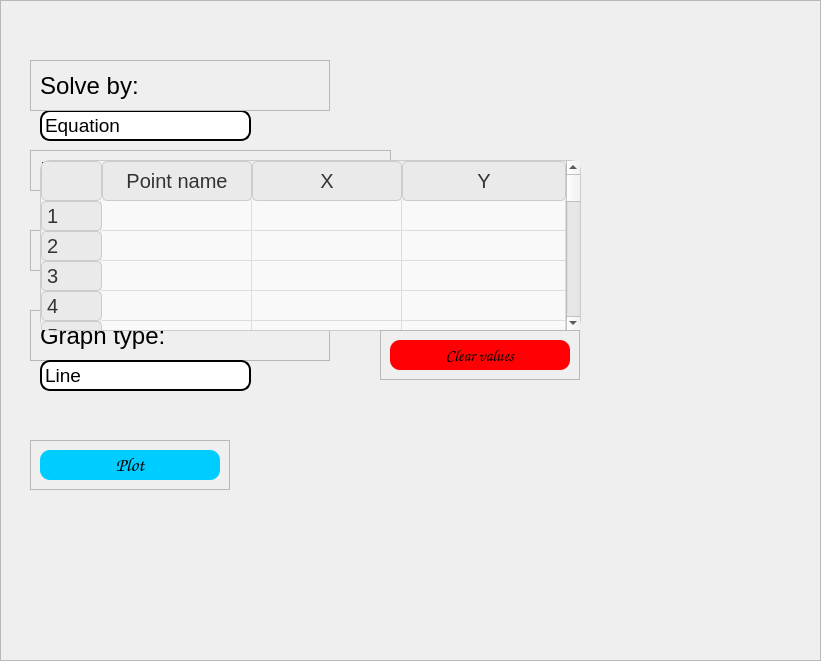
   <widget class="QFrame" name="graph_plotting_plot_window">
    <property name="enabled">
     <bool>true</bool>
    </property>
    <property name="geometry">
     <rect>
      <x>0</x>
      <y>0</y>
      <width>821</width>
      <height>661</height>
     </rect>
    </property>
    <property name="toolTip">
     <string/>
    </property>
    <property name="frameShape">
     <enum>QFrame::StyledPanel</enum>
    </property>
    <property name="frameShadow">
     <enum>QFrame::Raised</enum>
    </property>
    <widget class="QFrame" name="graph_equation_solver_frame">
     <property name="geometry">
      <rect>
       <x>30</x>
       <y>150</y>
       <width>361</width>
       <height>41</height>
      </rect>
     </property>
     <property name="minimumSize">
      <size>
       <width>300</width>
       <height>0</height>
      </size>
     </property>
     <property name="maximumSize">
      <size>
       <width>16777215</width>
       <height>100</height>
      </size>
     </property>
     <property name="font">
      <font>
       <family>Arial</family>
      </font>
     </property>
     <property name="frameShape">
      <enum>QFrame::StyledPanel</enum>
     </property>
     <property name="frameShadow">
      <enum>QFrame::Raised</enum>
     </property>
     <layout class="QVBoxLayout" name="verticalLayout_14">
      <item>
       <widget class="QLabel" name="graph_equation_solver_input_label">
        <property name="minimumSize">
         <size>
          <width>30</width>
          <height>0</height>
         </size>
        </property>
        <property name="maximumSize">
         <size>
          <width>300</width>
          <height>50</height>
         </size>
        </property>
        <property name="font">
         <font>
          <family>Arial</family>
          <pointsize>18</pointsize>
          <weight>50</weight>
          <bold>false</bold>
         </font>
        </property>
        <property name="styleSheet">
         <string notr="true"/>
        </property>
        <property name="text">
         <string>Enter an equation:</string>
        </property>
       </widget>
      </item>
     </layout>
    </widget>
    <widget class="QFrame" name="graph_solve_button_frame">
     <property name="geometry">
      <rect>
       <x>30</x>
       <y>440</y>
       <width>200</width>
       <height>50</height>
      </rect>
     </property>
     <property name="sizePolicy">
      <sizepolicy hsizetype="Preferred" vsizetype="Preferred">
       <horstretch>0</horstretch>
       <verstretch>0</verstretch>
      </sizepolicy>
     </property>
     <property name="minimumSize">
      <size>
       <width>200</width>
       <height>0</height>
      </size>
     </property>
     <property name="maximumSize">
      <size>
       <width>200</width>
       <height>50</height>
      </size>
     </property>
     <property name="frameShape">
      <enum>QFrame::StyledPanel</enum>
     </property>
     <property name="frameShadow">
      <enum>QFrame::Raised</enum>
     </property>
     <layout class="QVBoxLayout" name="verticalLayout_16">
      <item>
       <widget class="QPushButton" name="graph_solve_button">
        <property name="maximumSize">
         <size>
          <width>300</width>
          <height>35</height>
         </size>
        </property>
        <property name="font">
         <font>
          <family>Comic Sans MS</family>
          <pointsize>14</pointsize>
          <weight>50</weight>
          <italic>false</italic>
          <bold>false</bold>
         </font>
        </property>
        <property name="cursor">
         <cursorShape>PointingHandCursor</cursorShape>
        </property>
        <property name="styleSheet">
         <string notr="true">QPushButton {
	border-radius: 10px;
	background: rgb(0, 205, 255);
}

QPushButton:pressed {
	background:rgb(0, 203, 14);
	
}</string>
        </property>
        <property name="text">
         <string>Plot</string>
        </property>
       </widget>
      </item>
     </layout>
    </widget>
    <widget class="QLineEdit" name="graph_equation_solver_input">
     <property name="geometry">
      <rect>
       <x>40</x>
       <y>190</y>
       <width>451</width>
       <height>31</height>
      </rect>
     </property>
     <property name="font">
      <font>
       <family>Arial</family>
       <pointsize>14</pointsize>
       <weight>50</weight>
       <bold>false</bold>
      </font>
     </property>
     <property name="styleSheet">
      <string notr="true">QLineEdit {
	border-radius: 10px;
	border: 2px solid white;
}

QLineEdit:focus {
	border-radius: 10px;
	border: 2px solid rgb(0, 205, 255);
}</string>
     </property>
     <property name="alignment">
      <set>Qt::AlignLeading|Qt::AlignLeft|Qt::AlignTop</set>
     </property>
    </widget>
    <widget class="QLineEdit" name="graph_equation_solver_input_2">
     <property name="geometry">
      <rect>
       <x>40</x>
       <y>270</y>
       <width>451</width>
       <height>31</height>
      </rect>
     </property>
     <property name="font">
      <font>
       <family>Arial</family>
       <pointsize>14</pointsize>
       <weight>50</weight>
       <bold>false</bold>
      </font>
     </property>
     <property name="styleSheet">
      <string notr="true">QLineEdit {
	border-radius: 10px;
	border: 2px solid white;
}

QLineEdit:focus {
	border-radius: 10px;
	border: 2px solid rgb(0, 205, 255);
}</string>
     </property>
     <property name="alignment">
      <set>Qt::AlignLeading|Qt::AlignLeft|Qt::AlignTop</set>
     </property>
    </widget>
    <widget class="QFrame" name="graph_equation_solver_frame_2">
     <property name="geometry">
      <rect>
       <x>30</x>
       <y>230</y>
       <width>361</width>
       <height>41</height>
      </rect>
     </property>
     <property name="minimumSize">
      <size>
       <width>300</width>
       <height>0</height>
      </size>
     </property>
     <property name="maximumSize">
      <size>
       <width>16777215</width>
       <height>100</height>
      </size>
     </property>
     <property name="font">
      <font>
       <family>Arial</family>
      </font>
     </property>
     <property name="frameShape">
      <enum>QFrame::StyledPanel</enum>
     </property>
     <property name="frameShadow">
      <enum>QFrame::Raised</enum>
     </property>
     <layout class="QVBoxLayout" name="verticalLayout_17">
      <item>
       <widget class="QLabel" name="graph_equation_solver_input_label_2">
        <property name="maximumSize">
         <size>
          <width>200</width>
          <height>50</height>
         </size>
        </property>
        <property name="font">
         <font>
          <family>Arial</family>
          <pointsize>18</pointsize>
          <weight>50</weight>
          <bold>false</bold>
         </font>
        </property>
        <property name="styleSheet">
         <string notr="true"/>
        </property>
        <property name="text">
         <string>Graph name:</string>
        </property>
       </widget>
      </item>
     </layout>
    </widget>
    <widget class="QFrame" name="graph_frame_shape_type_choose">
     <property name="geometry">
      <rect>
       <x>30</x>
       <y>310</y>
       <width>300</width>
       <height>51</height>
      </rect>
     </property>
     <property name="minimumSize">
      <size>
       <width>300</width>
       <height>0</height>
      </size>
     </property>
     <property name="maximumSize">
      <size>
       <width>16777215</width>
       <height>100</height>
      </size>
     </property>
     <property name="font">
      <font>
       <family>Arial</family>
      </font>
     </property>
     <property name="frameShape">
      <enum>QFrame::StyledPanel</enum>
     </property>
     <property name="frameShadow">
      <enum>QFrame::Raised</enum>
     </property>
     <layout class="QVBoxLayout" name="verticalLayout_18">
      <item>
       <widget class="QLabel" name="graph_frame_shape_type_label">
        <property name="maximumSize">
         <size>
          <width>200</width>
          <height>50</height>
         </size>
        </property>
        <property name="font">
         <font>
          <family>Arial</family>
          <pointsize>18</pointsize>
          <weight>50</weight>
          <bold>false</bold>
         </font>
        </property>
        <property name="styleSheet">
         <string notr="true"/>
        </property>
        <property name="text">
         <string>Graph type:</string>
        </property>
       </widget>
      </item>
     </layout>
    </widget>
    <widget class="QComboBox" name="graph_shape_type_choose">
     <property name="geometry">
      <rect>
       <x>40</x>
       <y>360</y>
       <width>211</width>
       <height>31</height>
      </rect>
     </property>
     <property name="font">
      <font>
       <pointsize>14</pointsize>
      </font>
     </property>
     <property name="styleSheet">
      <string notr="true">QComboBox {
	border-radius: 10px;
	border: 2px solid black;
}

QComboBox::drop-down {
    width: 27px;
    height: 27px;
    border: 0px;
}

QComboBox::down-arrow {
    image: url(&quot;C:/Users/PC/Desktop/PythonProjects/MathLab/logic/uis/design/arrow-down.png&quot;);
	width: 16px;
	height: 16px;
}

QComboBox:focus {
	border-radius: 10px;
	border: 2px solid rgb(255, 166, 23);
}

QComboBox QAbstractItemView {
    selection-background-color: #75a7ff;
    selection-color: white;
    border: 1px solid black;
}

QComboBox QAbstractItemView::item:hover {
    background-color: #75a7ff;
    color: black;
}</string>
     </property>
     <item>
      <property name="text">
       <string>Line</string>
      </property>
     </item>
     <item>
      <property name="text">
       <string>Points</string>
      </property>
     </item>
    </widget>
    <widget class="QComboBox" name="graph_solve_type_choose">
     <property name="geometry">
      <rect>
       <x>40</x>
       <y>110</y>
       <width>211</width>
       <height>31</height>
      </rect>
     </property>
     <property name="font">
      <font>
       <pointsize>14</pointsize>
      </font>
     </property>
     <property name="styleSheet">
      <string notr="true">QComboBox {
	border-radius: 10px;
	border: 2px solid black;
}

QComboBox::drop-down {
    width: 27px;
    height: 27px;
    border: 0px;
}

QComboBox::down-arrow {
    image: url(&quot;C:/Users/PC/Desktop/PythonProjects/MathLab/logic/uis/design/arrow-down.png&quot;);
	width: 16px;
	height: 16px;
}

QComboBox:focus {
	border-radius: 10px;
	border: 2px solid rgb(255, 166, 23);
}

QComboBox QAbstractItemView {
    selection-background-color: #75a7ff;
    selection-color: white;
    border: 1px solid black;
}

QComboBox QAbstractItemView::item:hover {
    background-color: #75a7ff;
    color: black;
}</string>
     </property>
     <item>
      <property name="text">
       <string>Equation</string>
      </property>
     </item>
     <item>
      <property name="text">
       <string>X and Y values</string>
      </property>
     </item>
    </widget>
    <widget class="QFrame" name="graph_frame_solve_type_choose">
     <property name="geometry">
      <rect>
       <x>30</x>
       <y>60</y>
       <width>300</width>
       <height>51</height>
      </rect>
     </property>
     <property name="minimumSize">
      <size>
       <width>300</width>
       <height>0</height>
      </size>
     </property>
     <property name="maximumSize">
      <size>
       <width>16777215</width>
       <height>100</height>
      </size>
     </property>
     <property name="font">
      <font>
       <family>Arial</family>
      </font>
     </property>
     <property name="frameShape">
      <enum>QFrame::StyledPanel</enum>
     </property>
     <property name="frameShadow">
      <enum>QFrame::Raised</enum>
     </property>
     <layout class="QVBoxLayout" name="verticalLayout_19">
      <item>
       <widget class="QLabel" name="graph_frame_solve_type_label">
        <property name="maximumSize">
         <size>
          <width>200</width>
          <height>50</height>
         </size>
        </property>
        <property name="font">
         <font>
          <family>Arial</family>
          <pointsize>18</pointsize>
          <weight>50</weight>
          <bold>false</bold>
         </font>
        </property>
        <property name="styleSheet">
         <string notr="true"/>
        </property>
        <property name="text">
         <string>Solve by:</string>
        </property>
       </widget>
      </item>
     </layout>
    </widget>
    <widget class="QTableWidget" name="graph_table_input_points">
     <property name="geometry">
      <rect>
       <x>40</x>
       <y>160</y>
       <width>541</width>
       <height>171</height>
      </rect>
     </property>
     <property name="font">
      <font>
       <pointsize>15</pointsize>
       <weight>50</weight>
       <bold>false</bold>
      </font>
     </property>
     <property name="styleSheet">
      <string notr="true">QTableView {
    border: 1px solid #ccc;
    border-radius: 10px;
    background-color: #f9f9f9;
    gridline-color: #ddd;
}

QTableView::item {
    border: none;
    padding: 5px;
}

QTableView::item:selected {
    background-color: #75a7ff;
    color: white;
    border-radius: 5px;
}

QHeaderView::section {
    background-color: #eaeaea;
    color: #333;
    padding: 5px;
    border: 1px solid #ccc;
    border-radius: 5px;
}

QTableCornerButton::section {
    background-color: #eaeaea;
    border: 1px solid #ccc;
    border-radius: 5px;
}</string>
     </property>
     <property name="verticalScrollBarPolicy">
      <enum>Qt::ScrollBarAlwaysOn</enum>
     </property>
     <property name="horizontalScrollBarPolicy">
      <enum>Qt::ScrollBarAlwaysOff</enum>
     </property>
     <property name="dragEnabled">
      <bool>false</bool>
     </property>
     <property name="rowCount">
      <number>1000</number>
     </property>
     <attribute name="horizontalHeaderVisible">
      <bool>true</bool>
     </attribute>
     <attribute name="horizontalHeaderCascadingSectionResizes">
      <bool>false</bool>
     </attribute>
     <attribute name="horizontalHeaderDefaultSectionSize">
      <number>150</number>
     </attribute>
     <attribute name="horizontalHeaderMinimumSectionSize">
      <number>59</number>
     </attribute>
     <attribute name="horizontalHeaderShowSortIndicator" stdset="0">
      <bool>false</bool>
     </attribute>
     <attribute name="horizontalHeaderStretchLastSection">
      <bool>true</bool>
     </attribute>
     <attribute name="verticalHeaderCascadingSectionResizes">
      <bool>false</bool>
     </attribute>
     <attribute name="verticalHeaderShowSortIndicator" stdset="0">
      <bool>false</bool>
     </attribute>
     <attribute name="verticalHeaderStretchLastSection">
      <bool>false</bool>
     </attribute>
     <row/>
     <row/>
     <row/>
     <row/>
     <row/>
     <row/>
     <row/>
     <row/>
     <row/>
     <row/>
     <row/>
     <row/>
     <row/>
     <row/>
     <row/>
     <row/>
     <row/>
     <row/>
     <row/>
     <row/>
     <row/>
     <row/>
     <row/>
     <row/>
     <row/>
     <row/>
     <row/>
     <row/>
     <row/>
     <row/>
     <row/>
     <row/>
     <row/>
     <row/>
     <row/>
     <row/>
     <row/>
     <row/>
     <row/>
     <row/>
     <row/>
     <row/>
     <row/>
     <row/>
     <row/>
     <row/>
     <row/>
     <row/>
     <row/>
     <row/>
     <row/>
     <row/>
     <row/>
     <row/>
     <row/>
     <row/>
     <row/>
     <row/>
     <row/>
     <row/>
     <row/>
     <row/>
     <row/>
     <row/>
     <row/>
     <row/>
     <row/>
     <row/>
     <row/>
     <row/>
     <row/>
     <row/>
     <row/>
     <row/>
     <row/>
     <row/>
     <row/>
     <row/>
     <row/>
     <row/>
     <row/>
     <row/>
     <row/>
     <row/>
     <row/>
     <row/>
     <row/>
     <row/>
     <row/>
     <row/>
     <row/>
     <row/>
     <row/>
     <row/>
     <row/>
     <row/>
     <row/>
     <row/>
     <row/>
     <row/>
     <row/>
     <row/>
     <row/>
     <row/>
     <row/>
     <row/>
     <row/>
     <row/>
     <row/>
     <row/>
     <row/>
     <row/>
     <row/>
     <row/>
     <row/>
     <row/>
     <row/>
     <row/>
     <row/>
     <row/>
     <row/>
     <row/>
     <row/>
     <row/>
     <row/>
     <row/>
     <row/>
     <row/>
     <row/>
     <row/>
     <row/>
     <row/>
     <row/>
     <row/>
     <row/>
     <row/>
     <row/>
     <row/>
     <row/>
     <row/>
     <row/>
     <row/>
     <row/>
     <row/>
     <row/>
     <row/>
     <row/>
     <row/>
     <row/>
     <row/>
     <row/>
     <row/>
     <row/>
     <row/>
     <row/>
     <row/>
     <row/>
     <row/>
     <row/>
     <row/>
     <row/>
     <row/>
     <row/>
     <row/>
     <row/>
     <row/>
     <row/>
     <row/>
     <row/>
     <row/>
     <row/>
     <row/>
     <row/>
     <row/>
     <row/>
     <row/>
     <row/>
     <row/>
     <row/>
     <row/>
     <row/>
     <row/>
     <row/>
     <row/>
     <row/>
     <row/>
     <row/>
     <row/>
     <row/>
     <row/>
     <row/>
     <row/>
     <row/>
     <row/>
     <row/>
     <row/>
     <row/>
     <row/>
     <row/>
     <row/>
     <row/>
     <row/>
     <row/>
     <row/>
     <row/>
     <row/>
     <row/>
     <row/>
     <row/>
     <row/>
     <row/>
     <row/>
     <row/>
     <row/>
     <row/>
     <row/>
     <row/>
     <row/>
     <row/>
     <row/>
     <row/>
     <row/>
     <row/>
     <row/>
     <row/>
     <row/>
     <row/>
     <row/>
     <row/>
     <row/>
     <row/>
     <row/>
     <row/>
     <row/>
     <row/>
     <row/>
     <row/>
     <row/>
     <row/>
     <row/>
     <row/>
     <row/>
     <row/>
     <row/>
     <row/>
     <row/>
     <row/>
     <row/>
     <row/>
     <row/>
     <row/>
     <row/>
     <row/>
     <row/>
     <row/>
     <row/>
     <row/>
     <row/>
     <row/>
     <row/>
     <row/>
     <row/>
     <row/>
     <row/>
     <row/>
     <row/>
     <row/>
     <row/>
     <row/>
     <row/>
     <row/>
     <row/>
     <row/>
     <row/>
     <row/>
     <row/>
     <row/>
     <row/>
     <row/>
     <row/>
     <row/>
     <row/>
     <row/>
     <row/>
     <row/>
     <row/>
     <row/>
     <row/>
     <row/>
     <row/>
     <row/>
     <row/>
     <row/>
     <row/>
     <row/>
     <row/>
     <row/>
     <row/>
     <row/>
     <row/>
     <row/>
     <row/>
     <row/>
     <row/>
     <row/>
     <row/>
     <row/>
     <row/>
     <row/>
     <row/>
     <row/>
     <row/>
     <row/>
     <row/>
     <row/>
     <row/>
     <row/>
     <row/>
     <row/>
     <row/>
     <row/>
     <row/>
     <row/>
     <row/>
     <row/>
     <row/>
     <row/>
     <row/>
     <row/>
     <row/>
     <row/>
     <row/>
     <row/>
     <row/>
     <row/>
     <row/>
     <row/>
     <row/>
     <row/>
     <row/>
     <row/>
     <row/>
     <row/>
     <row/>
     <row/>
     <row/>
     <row/>
     <row/>
     <row/>
     <row/>
     <row/>
     <row/>
     <row/>
     <row/>
     <row/>
     <row/>
     <row/>
     <row/>
     <row/>
     <row/>
     <row/>
     <row/>
     <row/>
     <row/>
     <row/>
     <row/>
     <row/>
     <row/>
     <row/>
     <row/>
     <row/>
     <row/>
     <row/>
     <row/>
     <row/>
     <row/>
     <row/>
     <row/>
     <row/>
     <row/>
     <row/>
     <row/>
     <row/>
     <row/>
     <row/>
     <row/>
     <row/>
     <row/>
     <row/>
     <row/>
     <row/>
     <row/>
     <row/>
     <row/>
     <row/>
     <row/>
     <row/>
     <row/>
     <row/>
     <row/>
     <row/>
     <row/>
     <row/>
     <row/>
     <row/>
     <row/>
     <row/>
     <row/>
     <row/>
     <row/>
     <row/>
     <row/>
     <row/>
     <row/>
     <row/>
     <row/>
     <row/>
     <row/>
     <row/>
     <row/>
     <row/>
     <row/>
     <row/>
     <row/>
     <row/>
     <row/>
     <row/>
     <row/>
     <row/>
     <row/>
     <row/>
     <row/>
     <row/>
     <row/>
     <row/>
     <row/>
     <row/>
     <row/>
     <row/>
     <row/>
     <row/>
     <row/>
     <row/>
     <row/>
     <row/>
     <row/>
     <row/>
     <row/>
     <row/>
     <row/>
     <row/>
     <row/>
     <row/>
     <row/>
     <row/>
     <row/>
     <row/>
     <row/>
     <row/>
     <row/>
     <row/>
     <row/>
     <row/>
     <row/>
     <row/>
     <row/>
     <row/>
     <row/>
     <row/>
     <row/>
     <row/>
     <row/>
     <row/>
     <row/>
     <row/>
     <row/>
     <row/>
     <row/>
     <row/>
     <row/>
     <row/>
     <row/>
     <row/>
     <row/>
     <row/>
     <row/>
     <row/>
     <row/>
     <row/>
     <row/>
     <row/>
     <row/>
     <row/>
     <row/>
     <row/>
     <row/>
     <row/>
     <row/>
     <row/>
     <row/>
     <row/>
     <row/>
     <row/>
     <row/>
     <row/>
     <row/>
     <row/>
     <row/>
     <row/>
     <row/>
     <row/>
     <row/>
     <row/>
     <row/>
     <row/>
     <row/>
     <row/>
     <row/>
     <row/>
     <row/>
     <row/>
     <row/>
     <row/>
     <row/>
     <row/>
     <row/>
     <row/>
     <row/>
     <row/>
     <row/>
     <row/>
     <row/>
     <row/>
     <row/>
     <row/>
     <row/>
     <row/>
     <row/>
     <row/>
     <row/>
     <row/>
     <row/>
     <row/>
     <row/>
     <row/>
     <row/>
     <row/>
     <row/>
     <row/>
     <row/>
     <row/>
     <row/>
     <row/>
     <row/>
     <row/>
     <row/>
     <row/>
     <row/>
     <row/>
     <row/>
     <row/>
     <row/>
     <row/>
     <row/>
     <row/>
     <row/>
     <row/>
     <row/>
     <row/>
     <row/>
     <row/>
     <row/>
     <row/>
     <row/>
     <row/>
     <row/>
     <row/>
     <row/>
     <row/>
     <row/>
     <row/>
     <row/>
     <row/>
     <row/>
     <row/>
     <row/>
     <row/>
     <row/>
     <row/>
     <row/>
     <row/>
     <row/>
     <row/>
     <row/>
     <row/>
     <row/>
     <row/>
     <row/>
     <row/>
     <row/>
     <row/>
     <row/>
     <row/>
     <row/>
     <row/>
     <row/>
     <row/>
     <row/>
     <row/>
     <row/>
     <row/>
     <row/>
     <row/>
     <row/>
     <row/>
     <row/>
     <row/>
     <row/>
     <row/>
     <row/>
     <row/>
     <row/>
     <row/>
     <row/>
     <row/>
     <row/>
     <row/>
     <row/>
     <row/>
     <row/>
     <row/>
     <row/>
     <row/>
     <row/>
     <row/>
     <row/>
     <row/>
     <row/>
     <row/>
     <row/>
     <row/>
     <row/>
     <row/>
     <row/>
     <row/>
     <row/>
     <row/>
     <row/>
     <row/>
     <row/>
     <row/>
     <row/>
     <row/>
     <row/>
     <row/>
     <row/>
     <row/>
     <row/>
     <row/>
     <row/>
     <row/>
     <row/>
     <row/>
     <row/>
     <row/>
     <row/>
     <row/>
     <row/>
     <row/>
     <row/>
     <row/>
     <row/>
     <row/>
     <row/>
     <row/>
     <row/>
     <row/>
     <row/>
     <row/>
     <row/>
     <row/>
     <row/>
     <row/>
     <row/>
     <row/>
     <row/>
     <row/>
     <row/>
     <row/>
     <row/>
     <row/>
     <row/>
     <row/>
     <row/>
     <row/>
     <row/>
     <row/>
     <row/>
     <row/>
     <row/>
     <row/>
     <row/>
     <row/>
     <row/>
     <row/>
     <row/>
     <row/>
     <row/>
     <row/>
     <row/>
     <row/>
     <row/>
     <row/>
     <row/>
     <row/>
     <row/>
     <row/>
     <row/>
     <row/>
     <row/>
     <row/>
     <row/>
     <row/>
     <row/>
     <row/>
     <row/>
     <row/>
     <row/>
     <row/>
     <row/>
     <row/>
     <row/>
     <row/>
     <row/>
     <row/>
     <row/>
     <row/>
     <row/>
     <row/>
     <row/>
     <row/>
     <row/>
     <row/>
     <row/>
     <row/>
     <row/>
     <row/>
     <row/>
     <row/>
     <row/>
     <row/>
     <row/>
     <row/>
     <row/>
     <row/>
     <row/>
     <row/>
     <row/>
     <row/>
     <row/>
     <row/>
     <row/>
     <row/>
     <row/>
     <row/>
     <row/>
     <row/>
     <row/>
     <row/>
     <row/>
     <row/>
     <row/>
     <row/>
     <row/>
     <row/>
     <row/>
     <row/>
     <row/>
     <row/>
     <row/>
     <row/>
     <row/>
     <row/>
     <row/>
     <row/>
     <row/>
     <row/>
     <row/>
     <row/>
     <row/>
     <row/>
     <row/>
     <row/>
     <row/>
     <row/>
     <row/>
     <row/>
     <row/>
     <row/>
     <row/>
     <row/>
     <row/>
     <row/>
     <row/>
     <row/>
     <row/>
     <row/>
     <row/>
     <row/>
     <row/>
     <row/>
     <row/>
     <row/>
     <row/>
     <row/>
     <row/>
     <row/>
     <row/>
     <row/>
     <row/>
     <row/>
     <row/>
     <row/>
     <row/>
     <row/>
     <row/>
     <row/>
     <row/>
     <row/>
     <row/>
     <row/>
     <row/>
     <row/>
     <row/>
     <row/>
     <row/>
     <row/>
     <row/>
     <row/>
     <row/>
     <row/>
     <row/>
     <row/>
     <row/>
     <row/>
     <row/>
     <row/>
     <row/>
     <row/>
     <row/>
     <row/>
     <row/>
     <row/>
     <row/>
     <row/>
     <row/>
     <row/>
     <row/>
     <row/>
     <row/>
     <row/>
     <row/>
     <row/>
     <row/>
     <row/>
     <row/>
     <row/>
     <row/>
     <row/>
     <row/>
     <row/>
     <row/>
     <row/>
     <row/>
     <row/>
     <row/>
     <row/>
     <row/>
     <row/>
     <row/>
     <row/>
     <row/>
     <row/>
     <row/>
     <row/>
     <row/>
     <row/>
     <row/>
     <row/>
     <row/>
     <row/>
     <row/>
     <row/>
     <row/>
     <row/>
     <row/>
     <row/>
     <row/>
     <row/>
     <row/>
     <row/>
     <row/>
     <row/>
     <row/>
     <row/>
     <row/>
     <row/>
     <row/>
     <row/>
     <row/>
     <row/>
     <row/>
     <row/>
     <row/>
     <row/>
     <row/>
     <row/>
     <row/>
     <row/>
     <row/>
     <row/>
     <row/>
     <row/>
     <row/>
     <row/>
     <row/>
     <row/>
     <row/>
     <row/>
     <row/>
     <row/>
     <row/>
     <row/>
     <row/>
     <row/>
     <row/>
     <row/>
     <row/>
     <row/>
     <row/>
     <row/>
     <row/>
     <row/>
     <row/>
     <row/>
     <row/>
     <row/>
     <row/>
     <row/>
     <row/>
     <row/>
     <row/>
     <row/>
     <row/>
     <row/>
     <row/>
     <row/>
     <row/>
     <row/>
     <row/>
     <row/>
     <row/>
     <row/>
     <row/>
     <row/>
     <row/>
     <row/>
     <row/>
     <row/>
     <row/>
     <row/>
     <row/>
     <row/>
     <row/>
     <row/>
     <row/>
     <row/>
     <row/>
     <row/>
     <row/>
     <row/>
     <row/>
     <row/>
     <row/>
     <row/>
     <row/>
     <row/>
     <row/>
     <row/>
     <row/>
     <row/>
     <row/>
     <row/>
     <row/>
     <row/>
     <row/>
     <row/>
     <row/>
     <row/>
     <row/>
     <column>
      <property name="text">
       <string>Point name</string>
      </property>
     </column>
     <column>
      <property name="text">
       <string>X</string>
      </property>
     </column>
     <column>
      <property name="text">
       <string>Y</string>
      </property>
     </column>
    </widget>
    <widget class="QFrame" name="graph_clear_values_button_frame">
     <property name="geometry">
      <rect>
       <x>380</x>
       <y>330</y>
       <width>200</width>
       <height>50</height>
      </rect>
     </property>
     <property name="sizePolicy">
      <sizepolicy hsizetype="Preferred" vsizetype="Preferred">
       <horstretch>0</horstretch>
       <verstretch>0</verstretch>
      </sizepolicy>
     </property>
     <property name="minimumSize">
      <size>
       <width>200</width>
       <height>0</height>
      </size>
     </property>
     <property name="maximumSize">
      <size>
       <width>200</width>
       <height>50</height>
      </size>
     </property>
     <property name="frameShape">
      <enum>QFrame::StyledPanel</enum>
     </property>
     <property name="frameShadow">
      <enum>QFrame::Raised</enum>
     </property>
     <layout class="QVBoxLayout" name="verticalLayout_20">
      <item>
       <widget class="QPushButton" name="graph_clear_values_button">
        <property name="maximumSize">
         <size>
          <width>300</width>
          <height>35</height>
         </size>
        </property>
        <property name="font">
         <font>
          <family>Comic Sans MS</family>
          <pointsize>12</pointsize>
          <weight>50</weight>
          <italic>false</italic>
          <bold>false</bold>
         </font>
        </property>
        <property name="cursor">
         <cursorShape>PointingHandCursor</cursorShape>
        </property>
        <property name="styleSheet">
         <string notr="true">QPushButton {
	border-radius: 10px;
	background: rgb(255, 0, 4)
}

QPushButton:pressed {
	background:rgb(0, 203, 14);
	
}</string>
        </property>
        <property name="text">
         <string>Clear values</string>
        </property>
       </widget>
      </item>
     </layout>
    </widget>
   </widget>
